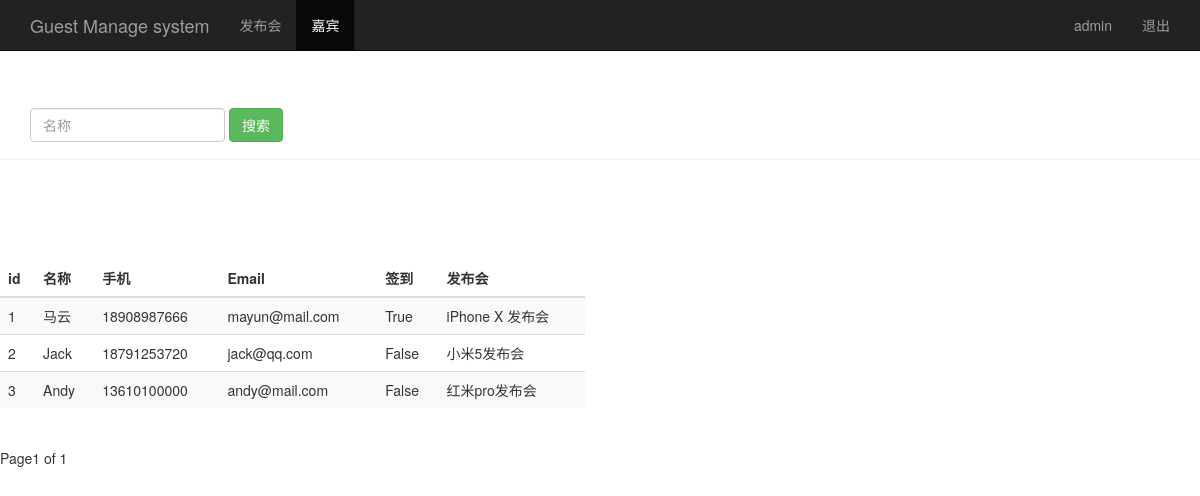
The page /guest_manage/ (signed in) on the database its author committed.
### sign/models.py (models this page shows, shortened)
class Guest(models.Model):
	event = models.ForeignKey(Event, on_delete=models.CASCADE)  # 关联发布会的ID
	realname = models.CharField(max_length=64)  # 姓名
	phone = models.CharField(max_length=16)  # 手机号
	email = models.EmailField()  # 邮箱
	sign = models.BooleanField()  # 签到状态
	create_time = models.DateTimeField(auto_now=True)   # 创建时间，自动获取当前时间
	class Meta():
		unique_together = ("event", "phone")

class Event(models.Model):
	name = models.CharField(max_length=100)  # 发布会的标题
	limite = models.IntegerField()   # 参加人数
	status = models.BooleanField()  # 发布会的状态
	address = models.CharField(max_length=200)   # 地址
	start_time = models.DateTimeField('events time')  # 发布会开始时间
	create_time = models.DateTimeField(auto_now=True)  # 创建时间，自动获取当前时间
	def __str__(self):
		return self.name

### sign/views.py (the view)
# urls.py: url(r'^guest_manage/$', views.guest_manage),
@login_required
def guest_manage(request):
	username = request.session.get('user', '')
	guest_list = Guest.objects.all()
	paginator_guest = Paginator(guest_list, 5)
	page = request.GET.get('page')
	try:
		contacts_guest = paginator_guest.page(page)
	except PageNotAnInteger:  # 如果page不是整数，取第一页面数据
		contacts_guest = paginator_guest.page(1)
	except EmptyPage:  # 如果page不在范围，取最后一页
		contacts_guest = paginator_guest.page(paginator_guest.num_pages)
	return render(request, 'guest_manage.html', {'user': username, 'guests': contacts_guest})

### templates/guest_manage.html (shortened to what this page needs)
<!DOCTYPE html>
<html lang="zh-CN">
<head>
    {% load bootstrap3 %}
    {% bootstrap_css %}
</head>
<body>
<nav class="navbar navbar-inverse navbar-fixed-top">
    <div class="container">
        <div class="navbar-header">
            <a class="navbar-brand"href="/event_manage/">Guest Manage system</a>
        </div>
        <div id="navbar"class="collapse navbar-collapse">
            <ul class="nav navbar-nav">
                <li><a href="/event_manage/">发布会</a></li>
                <li class="active"><a href="#">嘉宾</a></li>
            </ul>
            <ul class="nav navbar-nav navbar-right">
                <li><a href="#">{{ user }}</a></li>
                <li><a href="/logout/">退出</a></li>
            </ul>
        </div>
    </div>
</nav>
<div class="page-header" style="padding-top: 60px;">
    <div id="navbar"class="collapse navbar-collapse">
        <form class="navbar-form" method="get" action="/search_name_guest/">
            <div class="form-group">
                <input name="realname" type="text" placeholder="名称" class="form-control">
            </div>
            <button type="submit" class="btn btn-success">搜索</button>
        </form>
    </div>
</div>
<div class="row" style="padding-top: 80px;">
    <div class="col-md-6">
        <table class="table table-striped">
            <thead>
            <tr>
                <th>id</th><th>名称</th><th>手机</th><th>Email</th><th>签到</th><th>发布会</th>
            </tr>
            </thead>
            <tbody>
            {% for guest in guests %}
                <tr>
                    <td>{{ guest.id }}</td>
                    <td>{{ guest.realname }}</td>
                    <td>{{ guest.phone }}</td>
                    <td>{{ guest.email }}</td>
                    <td>{{ guest.sign }}</td>
                    <td>{{ guest.event }}</td>
                </tr>
            {% endfor %}
            </tbody>
        </table>
    </div>
</div>
<div class="pagination">
    <span class="step-links">
            <span class="current">
                Page{{ guests.number }} of {{ guests.paginator.num_pages }}
            </span>
    </span>
</div>
</body>
</html>

### rows shown on the page
Guest: id "1", realname "马云", phone "18908987666", email "mayun@mail.com", sign "True", event "iPhone X 发布会"
Guest: id "2", realname "Jack", phone "18791253720", email "jack@qq.com", sign "False", event "小米5发布会"
Guest: id "3", realname "Andy", phone "13610100000", email "andy@mail.com", sign "False", event "红米pro发布会"

### other values the page prints
{{ user }} "admin"
{{ guests.number }} "1"
{{ guests.paginator.num_pages }} "1"
